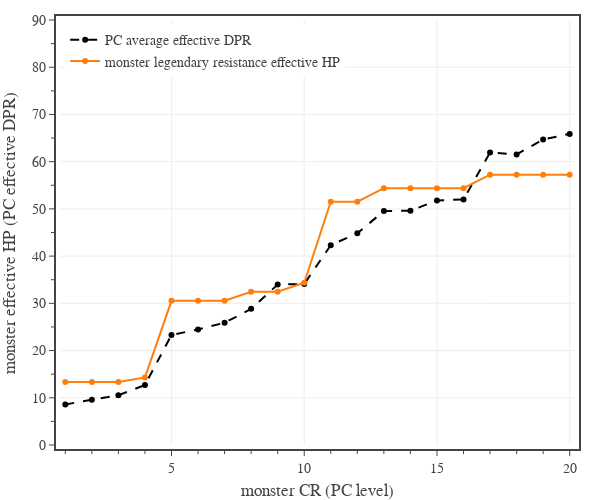

Write notebook code for a chart like this one.
### Code cell
# Plots eDPR for each class, calculated for a full adventuring day with Medium encounters and two short rests.
fig = go.Figure(
    layout=go.Layout(
        template=tfb.FIG_TEMPLATE,
        xaxis=dict(
            title_text='monster CR (PC level)',
            range=[0.8, 20.2],
            tick0=0, dtick=5,
            minor=dict(tick0=0, dtick=1),
        ),
        yaxis=dict(
            title_text='monster effective HP (PC effective DPR)',
            range=[0, 90],
            tick0=0, dtick=10,
            minor=dict(tick0=0, dtick=5),
        ),
        legend=dict(
            yanchor='top',  y=0.99,
            xanchor='left', x=0.01,
        )
    )
)

encounter_difficulty = 'Medium'
pc_data_file = f'../../_classes/xp-and-player-characters/pc data - {encounter_difficulty} 2 short rests.json'

with open(pc_data_file, 'r') as fin:
    pc_data = json.load(fin)

levels = np.array(range(1,21,1))

eDPRmean = np.zeros(20)
for pc in PC_CLASSES:
    eDPRmean += np.array([pc_data[pc][lvl]['effective damage per round mean'] for lvl in range(20)])

eDPRmean /= len(PC_CLASSES)
fig.add_trace(go.Scatter(
    x=levels, 
    y=eDPRmean,
    mode='lines+markers', 
    line=dict(color='black', dash='dash'),
    unselected=dict(marker=dict(opacity=0.0)),
    name='PC average effective DPR',
    hovertemplate = '<b>PC Level</b> %{x}<br>'
        + '<b>eDPR</b> %{y:.1f}'
        + '<extra></extra>',
))

dfD1 = dfD[dfD['CR'].between(1, 20)]

fig.add_trace(go.Scatter(
    x=dfD1['CR'], 
    y=dfD1['Legendary Resistance eHP'],
    mode='lines+markers', 
    unselected=dict(marker=dict(opacity=0.0)),
    name='monster legendary resistance effective HP',
    hovertemplate = '<b>Monster CR</b> %{x}<br>'
        + '<b>eHP</b> %{y:.1f}'
        + '<extra></extra>',
))

# show figure
fig.update_layout(width=600, height=500)
fig.show(config=tfb.FIG_CONFIG)

# save figures
if SAVEFIGS:
    fig.update_layout(autosize=True, width=None, height=None)
    tfb.save_fig_html(fig, format='large', name=f'fig-pcs-encounter-edpr-legendary-resistance-vs-level-{encounter_difficulty.lower()}-adventuring-days-large')
    tfb.save_fig_html(fig, format='small', name=f'fig-pcs-encounter-edpr-legendary-resistance-vs-level-{encounter_difficulty.lower()}-adventuring-days-small')

### Figure 1 — Plotly figure (JSON) as saved in the notebook; plotly's stock layout.template omitted (floating-point values rounded to 4 significant figures)
{"data": [{"hovertemplate": "<b>PC Level</b> %{x}<br><b>eDPR</b> %{y:.1f}<extra></extra>", "line": {"color": "black", "dash": "dash"}, "mode": "lines+markers", "name": "PC average effective DPR", "type": "scatter", "unselected": {"marker": {"opacity": 0}}, "x": [1, 2, 3, 4, 5, 6, 7, 8, 9, 10, 11, 12, 13, 14, 15, 16, 17, 18, 19, 20], "y": [8.598, 9.561, 10.54, 12.69, 23.31, 24.46, 25.89, 28.83, 33.97, 34.09, 42.31, 44.84, 49.53, 49.61, 51.79, 52.0, 61.94, 61.53, 64.71, 65.88]}, {"hovertemplate": "<b>Monster CR</b> %{x}<br><b>eHP</b> %{y:.1f}<extra></extra>", "mode": "lines+markers", "name": "monster legendary resistance effective HP", "type": "scatter", "unselected": {"marker": {"opacity": 0}}, "x": [1, 2, 3, 4, 5, 6, 7, 8, 9, 10, 11, 12, 13, 14, 15, 16, 17, 18, 19, 20], "y": [13.36, 13.36, 13.36, 14.31, 30.53, 30.53, 30.53, 32.44, 32.44, 34.35, 51.52, 51.52, 54.38, 54.38, 54.38, 54.38, 57.25, 57.25, 57.25, 57.25]}], "layout": {"height": 500, "legend": {"x": 0.01, "xanchor": "left", "y": 0.99, "yanchor": "top"}, "width": 600, "xaxis": {"dtick": 5, "minor": {"dtick": 1, "tick0": 0}, "range": [0.8, 20.2], "tick0": 0, "title": {"text": "monster CR (PC level)"}}, "yaxis": {"dtick": 10, "minor": {"dtick": 5, "tick0": 0}, "range": [0, 90], "tick0": 0, "title": {"text": "monster effective HP (PC effective DPR)"}}}}
